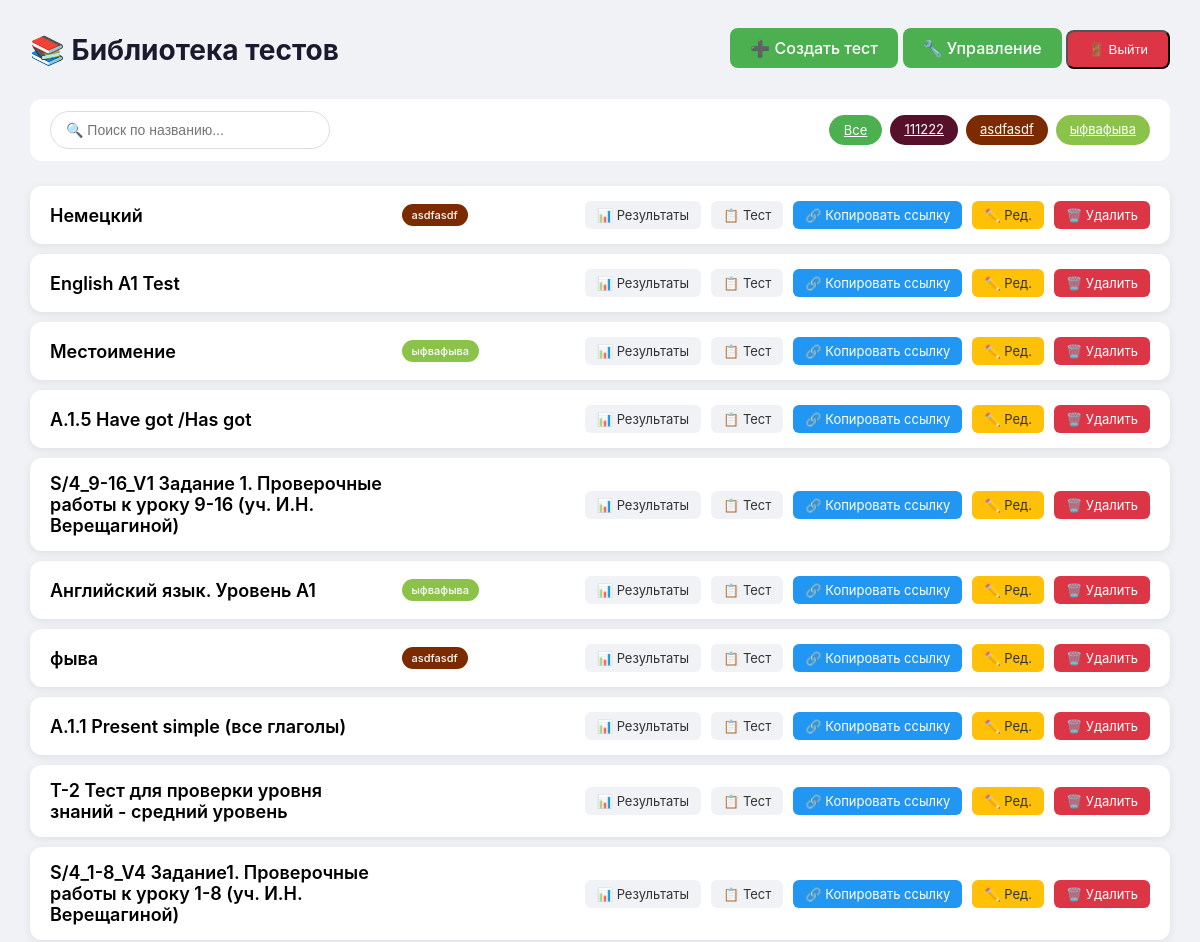
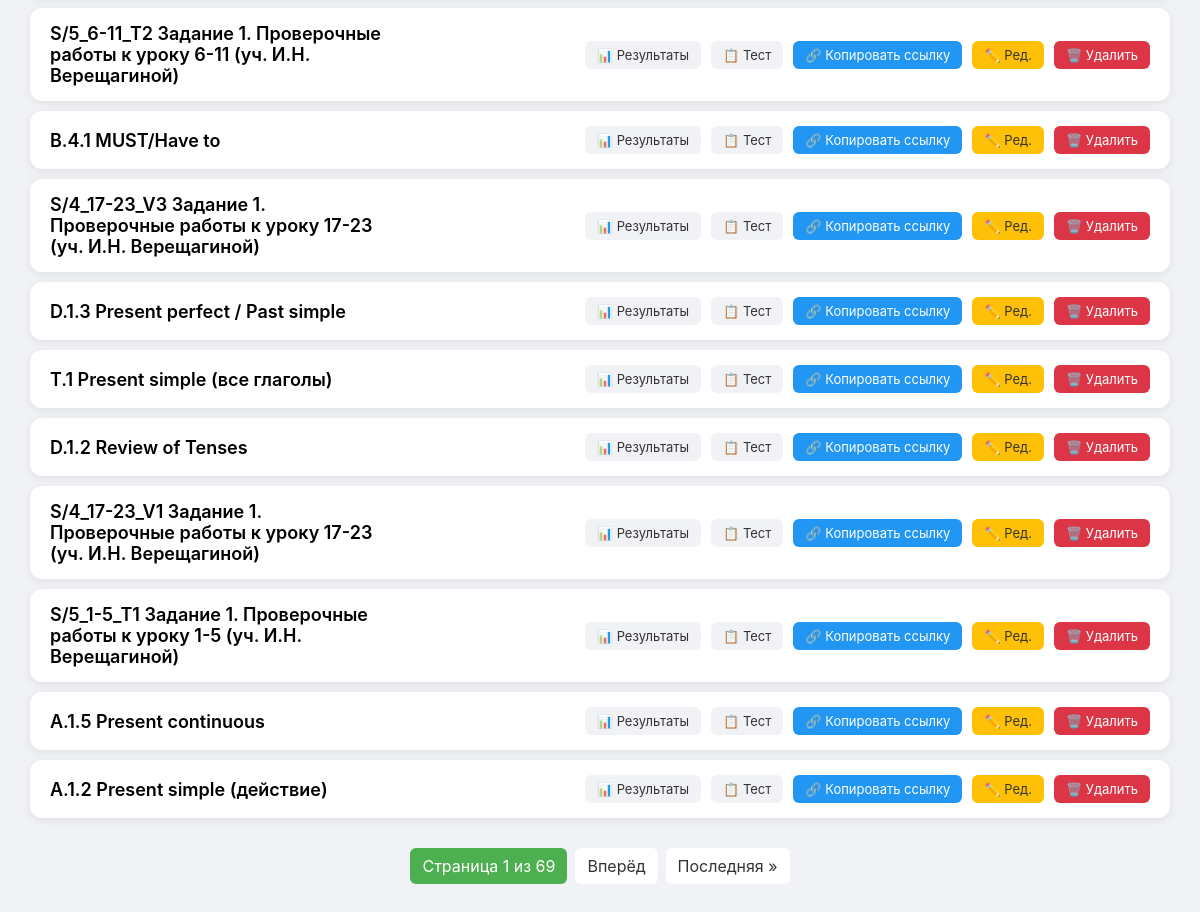
The page /tests/teacher/ (signed in) on the database its author committed (2 pictures, top to bottom).
### tests/models.py (models this page shows, shortened)
class Tag(models.Model):
    name = models.CharField(max_length=50, unique=True)
    color = models.CharField(max_length=7, default='#e0e0e0')

class Test(models.Model):
    title = models.CharField(max_length=200)
    description = models.TextField(blank=True)
    author = models.ForeignKey(settings.AUTH_USER_MODEL, on_delete=models.CASCADE)
    created_at = models.DateTimeField(auto_now_add=True)
    last_activity = models.DateTimeField(auto_now=True)
    tags = models.ManyToManyField('Tag', blank=True)

### tests/views.py (the view)
# urls.py: path('teacher/', views.teacher_home, name='teacher_home'),
@staff_member_required
def teacher_home(request):
    tests = Test.objects.all().order_by('-last_activity')
    search_query = request.GET.get('search', '')
    if search_query:
        tests = tests.filter(title__icontains=search_query)
    tag_filter = request.GET.get('tag', '')
    if tag_filter:
        tests = tests.filter(tags__name=tag_filter)
    paginator = Paginator(tests, 20)
    page_number = request.GET.get('page')
    page_obj = paginator.get_page(page_number)
    return render(request, 'tests/teacher_home.html', {
        'page_obj': page_obj,
        'search_query': search_query,
        'total_tests': tests.count(),
        'all_tags': Tag.objects.all(),  # ← обязательно
        'current_tag': tag_filter,
    })

### templates/tests/teacher_home.html (shortened to what this page needs)
<!DOCTYPE html>
<html>
<head>
</head>
<body>
<div class="container">
    <div class="header">
        <h1>📚 Библиотека тестов</h1>
        <div>
            {% if user.role == 'moderator' or user.role == 'admin' %}
                <a href="{% url 'create_test' %}" class="btn">➕ Создать тест</a>
            {% endif %}
            {% if user.role == 'admin' %}
                <a href="{% url 'admin_panel' %}" class="btn">🔧 Управление</a>
            {% endif %}
            <form action="{% url 'logout' %}" method="post" style="display: inline;">
                <button type="submit" class="btn" style="background: #dc3545;">🚪 Выйти</button>
            </form>
        </div>
    </div>
    <div class="stats-bar">
        <div class="search-box">
            <form method="get" action="">
                <input type="text" name="search" placeholder="🔍 Поиск по названию..." value="{{ search_query }}">
            </form>
        </div>
        <div class="filters">
    <a href="?{% if search_query %}search={{ search_query }}{% endif %}" class="filter-tag {% if not current_tag %}active{% endif %}">Все</a>
    {% for tag in all_tags %}
        <a href="?tag={{ tag.name }}{% if search_query %}&search={{ search_query }}{% endif %}" class="filter-tag {% if current_tag == tag.name %}active{% endif %}" style="background: {{ tag.color }}; color: white; border: none;">
            {{ tag.name }}
        </a>
    {% endfor %}
</div>
    </div>
    <div class="tests-list">
        {% for test in page_obj %}
        <div class="test-card">
            <div class="test-title">{{ test.title }}</div>
            <div class="tags-list">
    {% for tag in test.tags.all %}
        <span class="tag" style="background: {{ tag.color }};">{{ tag.name }}</span>
    {% endfor %}
</div>
<div class="test-actions">
    <a href="{% url 'test_results' test.id %}" class="btn-small">📊 Результаты</a>
    <a href="{% url 'test_entry' test.id %}" class="btn-small">📋 Тест</a>
    <a href="#" class="btn-small copy-link" data-url="{% url 'test_entry' test.id %}" style="background: #2196F3; color: white;">🔗 Копировать ссылку</a>
    {% if user.role == 'admin' %}
        <a href="{% url 'edit_test' test.id %}" class="btn-small" style="background: #ffc107; color: #333;">✏️ Ред.</a>
        <a href="{% url 'delete_test' test.id %}" class="btn-small" style="background: #dc3545; color: white;" onclick="return confirm('Удалить тест «{{ test.title }}»? Все вопросы и результаты будут удалены!')">🗑️ Удалить</a>
    {% endif %}
</div>
        </div>
        {% empty %}
        <p>Тестов не найдено.</p>
        {% endfor %}
    </div>
    {% if page_obj.has_other_pages %}
    <div class="pagination">
        <span class="current">Страница {{ page_obj.number }} из {{ page_obj.paginator.num_pages }}</span>
        {% if page_obj.has_next %}
            <a href="?page={{ page_obj.next_page_number }}{% if search_query %}&search={{ search_query }}{% endif %}">Вперёд</a>
            <a href="?page={{ page_obj.paginator.num_pages }}{% if search_query %}&search={{ search_query }}{% endif %}">Последняя »</a>
        {% endif %}
    </div>
    {% endif %}
</div>
</body>
</html>

### templates/tests/teacher_home.html (style rules this page uses)
* { margin: 0; padding: 0; box-sizing: border-box; }
body { font-family: -apple-system, BlinkMacSystemFont, 'Segoe UI', Roboto, Arial, sans-serif; background: #f0f2f5; padding: 30px; }
.container { max-width: 1400px; margin: 0 auto; }
.header { display: flex; justify-content: space-between; align-items: center; flex-wrap: wrap; gap: 15px; margin-bottom: 30px; }
h1 { font-size: 28px; color: #1a1a2e; }
.btn { background: #4CAF50; color: white; padding: 10px 20px; text-decoration: none; border-radius: 8px; font-weight: 500; }
.stats-bar { background: white; padding: 12px 20px; border-radius: 12px; margin-bottom: 25px; display: flex; justify-content: space-between; align-items: center; flex-wrap: wrap; gap: 15px; }
.search-box input { padding: 10px 15px; width: 280px; border: 1px solid #ddd; border-radius: 25px; font-size: 14px; }
.filters { display: flex; gap: 8px; flex-wrap: wrap; }
.filter-tag { padding: 6px 14px; border-radius: 20px; background: white; border: 1px solid #ddd; cursor: pointer; font-size: 13px; transition: 0.2s; }
.filter-tag.active { background: #4CAF50; color: white; border-color: #4CAF50; }
.tests-list { display: flex; flex-direction: column; gap: 10px; margin-bottom: 30px; }
.test-card { background: white; border-radius: 12px; padding: 15px 20px; display: flex; justify-content: space-between; align-items: center; flex-wrap: wrap; gap: 15px; box-shadow: 0 2px 8px rgba(0,0,0,0.08); }
.test-title { flex: 2; min-width: 200px; font-size: 18px; font-weight: 600; }
.test-actions { display: flex; gap: 10px; }
.btn-small { padding: 6px 12px; font-size: 13px; border-radius: 6px; text-decoration: none; background: #f0f2f5; color: #333; }
.tags-list { flex: 1; display: flex; gap: 5px; flex-wrap: wrap; }
.tag { padding: 4px 10px; border-radius: 20px; font-size: 11px; font-weight: 500; color: white; }
.pagination { display: flex; justify-content: center; gap: 8px; margin-top: 20px; }
.pagination a, .pagination span { padding: 8px 12px; border-radius: 6px; text-decoration: none; color: #333; background: white; }
.pagination .current { background: #4CAF50; color: white; }

### rows shown on the page
Tag: name "111222"
Tag: name "asdfasdf"
Tag: name "ыфвафыва"
Test: title "Немецкий"
Test: title "English A1 Test"
Test: title "Местоимение"
Test: title "A.1.5 Have got /Has got"
Test: title "S/4_9-16_V1 Задание 1. Проверочные работы к уроку 9-16 (уч. И.Н. Верещагиной)"
Test: title "Английский язык. Уровень A1"
Test: title "фыва"
Test: title "А.1.1 Present simple (все глаголы)"
Test: title "Т-2 Тест для проверки уровня знаний - средний уровень"
Test: title "S/4_1-8_V4 Задание1. Проверочные работы к уроку 1-8 (уч. И.Н. Верещагиной)"
Test: title "S/5_6-11_T2 Задание 1. Проверочные работы к уроку 6-11 (уч. И.Н. Верещагиной)"
Test: title "В.4.1 MUST/Have to"
Test: title "S/4_17-23_V3 Задание 1. Проверочные работы к уроку 17-23 (уч. И.Н. Верещагиной)"
Test: title "D.1.3 Present perfect / Past simple"
Test: title "T.1 Present simple (все глаголы)"
Test: title "D.1.2 Review of Tenses"
Test: title "S/4_17-23_V1 Задание 1. Проверочные работы к уроку 17-23 (уч. И.Н. Верещагиной)"
Test: title "S/5_1-5_T1 Задание 1. Проверочные работы к уроку 1-5 (уч. И.Н. Верещагиной)"
Test: title "А.1.5 Present continuous"
Test: title "А.1.2 Present simple (действие)"

### other values the page prints
{{ page_obj.number }} "1"
{{ page_obj.paginator.num_pages }} "69"
